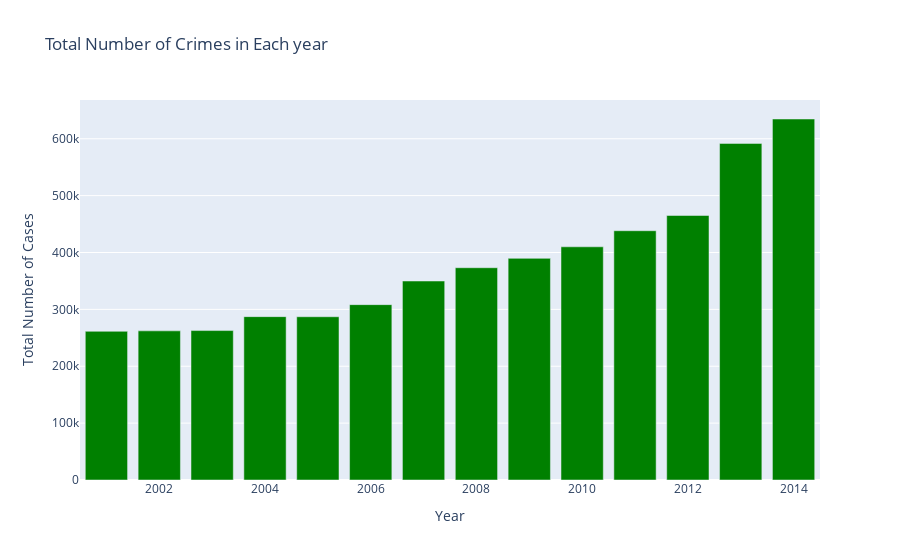

Here is the notebook cell this chart was saved with:
### Markdown cell above
Visualisation of the Year Wise Crime Rate against women

### Code cell
fig = px.bar(pd.DataFrame( total_case_all_years.sum(axis=1),columns=['Total Number of Cases']), 
             x=pd.DataFrame( total_case_all_years.sum(axis=1)).index, 
             y='Total Number of Cases',title='Total Number of Crimes in Each year',color_discrete_sequence=['green'])
fig.show()

### Figure 1 — Plotly figure (JSON) as saved in the notebook; plotly's stock layout.template omitted (floating-point values rounded to 4 significant figures)
{"data": [{"alignmentgroup": "True", "hovertemplate": "Year=%{x}<br>Total Number of Cases=%{y}<extra></extra>", "legendgroup": "", "marker": {"color": "green"}, "name": "", "offsetgroup": "", "orientation": "v", "showlegend": false, "textposition": "auto", "type": "bar", "x": [2001, 2002, 2003, 2004, 2005, 2006, 2007, 2008, 2009, 2010, 2011, 2012, 2013, 2014], "xaxis": "x", "y": [261450, 262224, 262728, 287230, 287046, 308316, 349842, 373232, 389670, 410018, 438284, 465056, 591792, 634722], "yaxis": "y"}], "layout": {"barmode": "relative", "legend": {"tracegroupgap": 0}, "title": {"text": "Total Number of Crimes in Each year"}, "xaxis": {"anchor": "y", "domain": [0, 1], "title": {"text": "Year"}}, "yaxis": {"anchor": "x", "domain": [0, 1], "title": {"text": "Total Number of Cases"}}}}
